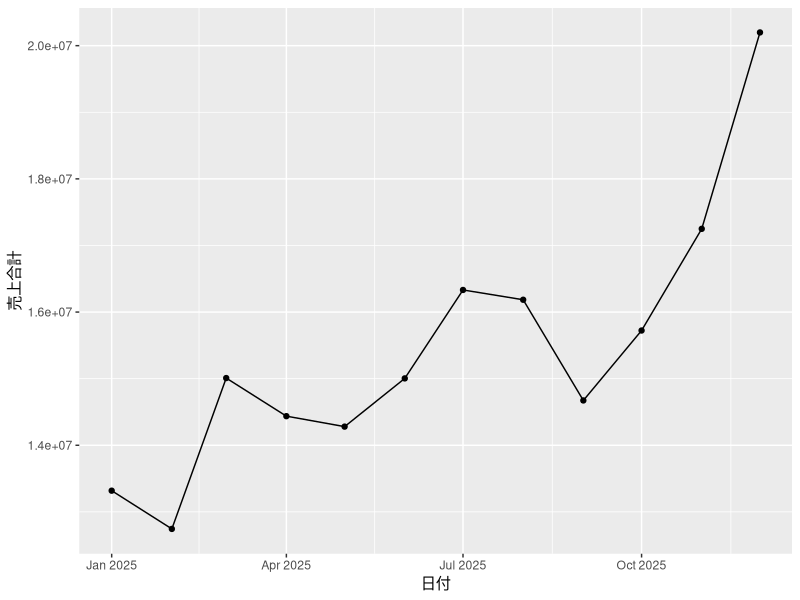
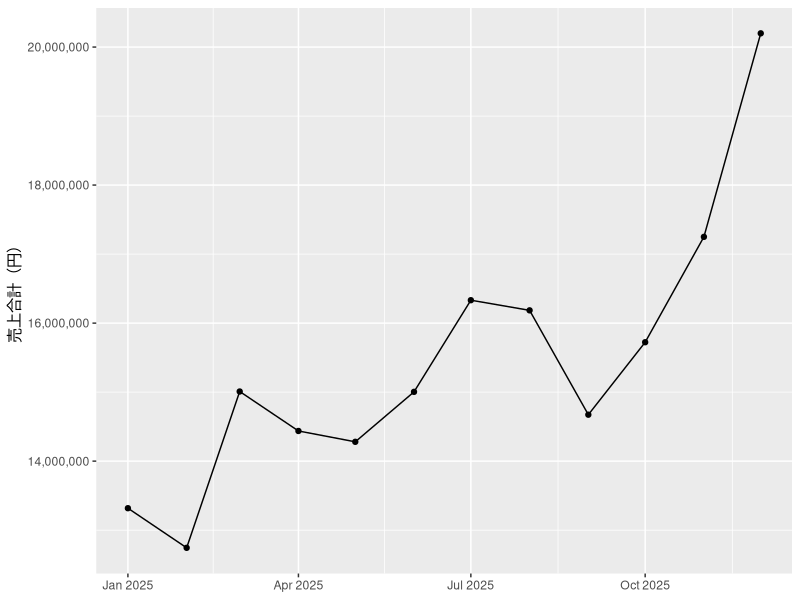
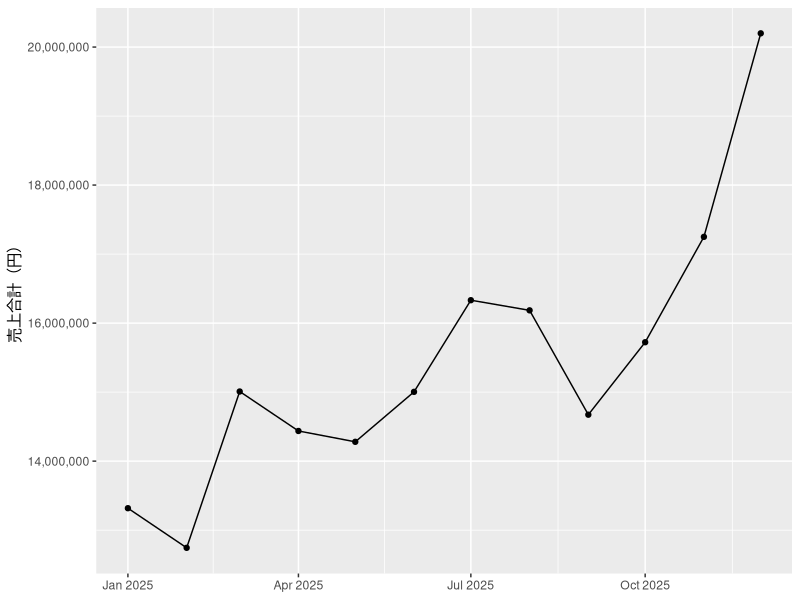
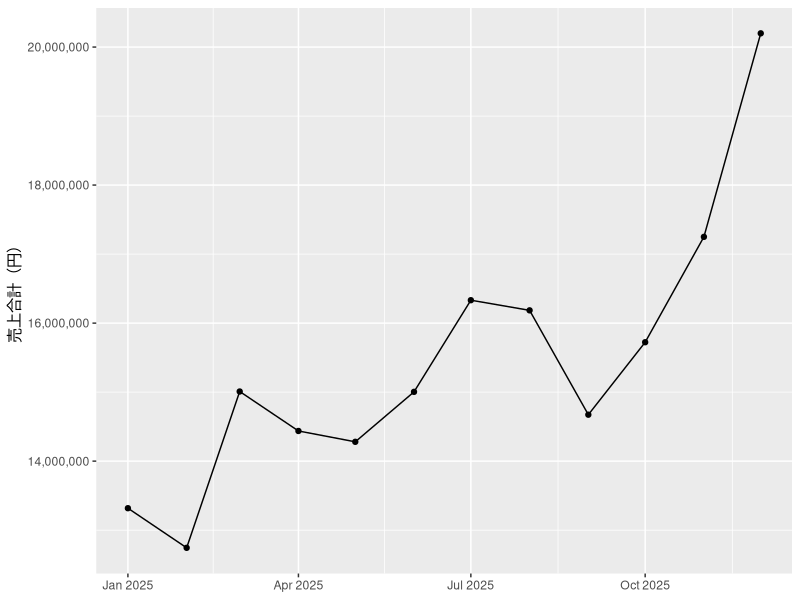
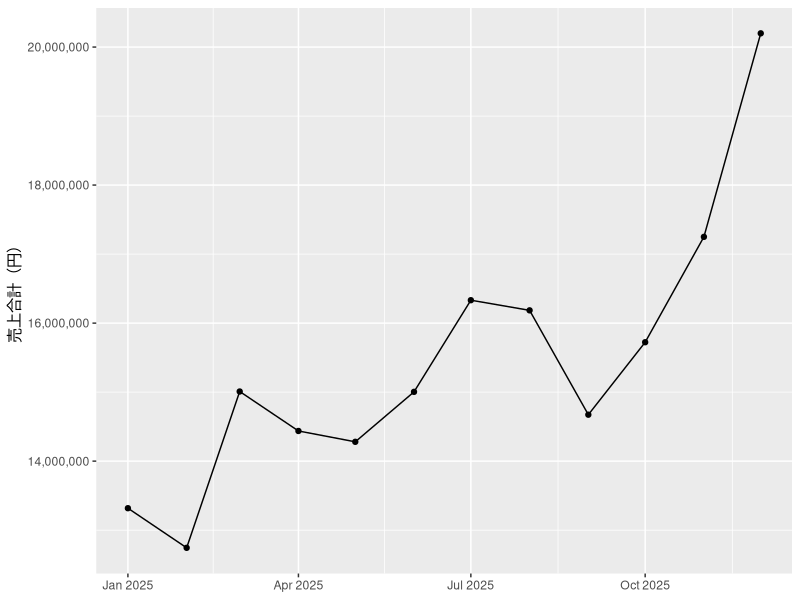

Write the R code that produced these figures, in order.
# 第1章　Rで何ができるのか — 最初の30分
#
# 『Rによるデータ分析 入門から実践』の第1章のサンプルコードです。
# リポジトリのルートを作業ディレクトリにして、上から順に実行してください。
#
# ※ 本文には、わざと失敗させてエラーメッセージを読むコードも載せています。
#    それらはこのファイルには含めていません（上から実行して止まらないようにするため）。
#    エラー例は本文を参照してください。

# ── block 01 ────────────────────────────────────────
R.version.string

# ── block 02 ────────────────────────────────────────
(1980 - 1200) * 350

# ── block 03 ────────────────────────────────────────
uriage <- 1980 * 350
uriage

# ── block 04 ────────────────────────────────────────
uriage * 12

# ── block 05 ────────────────────────────────────────
kingaku <- c(1980, 2480, 980)
kingaku

# ── block 06 ────────────────────────────────────────
kingaku * 1.1

# ── block 07 ────────────────────────────────────────
mean(kingaku)

# ── block 08 ────────────────────────────────────────
length(kingaku)

# ── block 09 ────────────────────────────────────────
install.packages("tidyverse")

# ── block 10 ────────────────────────────────────────
library(tidyverse)

# ── block 11 ────────────────────────────────────────
sales <- read_csv("sales.csv")

# ── block 12 ────────────────────────────────────────
sales

# ── block 13 ────────────────────────────────────────
glimpse(sales)

# ── block 14 ────────────────────────────────────────
monthly <- sales |>
  group_by(日付) |>
  summarise(売上合計 = sum(売上))
monthly

# ── block 15 ────────────────────────────────────────
ggplot(monthly, aes(x = 日付, y = 売上合計)) +
  geom_line() +
  geom_point()

# ── block 16 ────────────────────────────────────────
ggplot(monthly, aes(x = 日付, y = 売上合計)) +
  geom_line() +
  geom_point() +
  scale_y_continuous(labels = scales::label_comma()) +
  labs(x = NULL, y = "売上合計（円）")

# ── block 17 ────────────────────────────────────────
ggsave("monthly_sales.png", width = 7, height = 4)

# ── block 18 ────────────────────────────────────────
sales |>
  group_by(店舗) |>
  summarise(年間売上 = sum(売上)) |>
  arrange(desc(年間売上))

# ── block 19 ────────────────────────────────────────
sales |>
  filter(店舗 == "オンライン", カテゴリ == "家電")

# ── block 20 ────────────────────────────────────────
# 月次売上レポート
library(tidyverse)

sales <- read_csv("sales.csv")

# 月別売上の集計
monthly <- sales |>
  group_by(日付) |>
  summarise(売上合計 = sum(売上))

# グラフを描いて保存
ggplot(monthly, aes(x = 日付, y = 売上合計)) +
  geom_line() +
  geom_point() +
  scale_y_continuous(labels = scales::label_comma()) +
  labs(x = NULL, y = "売上合計（円）")

ggsave("monthly_sales.png", width = 7, height = 4)
